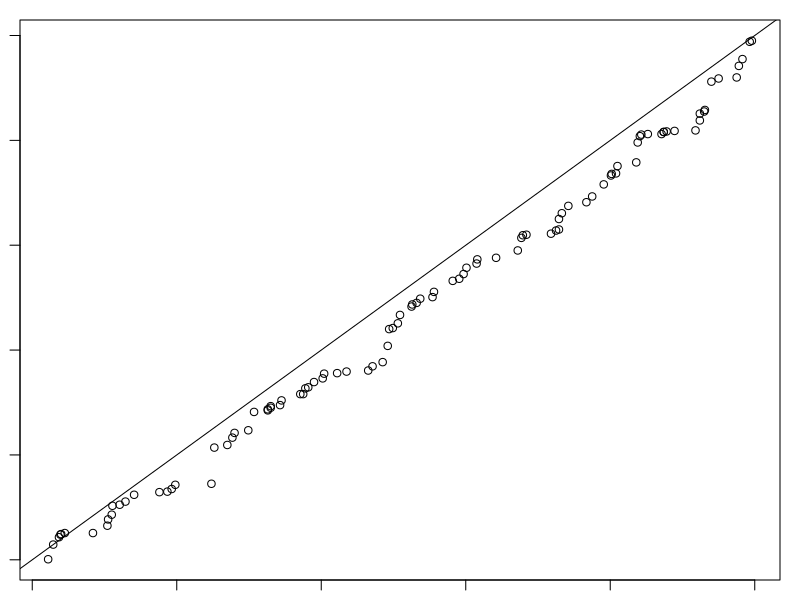
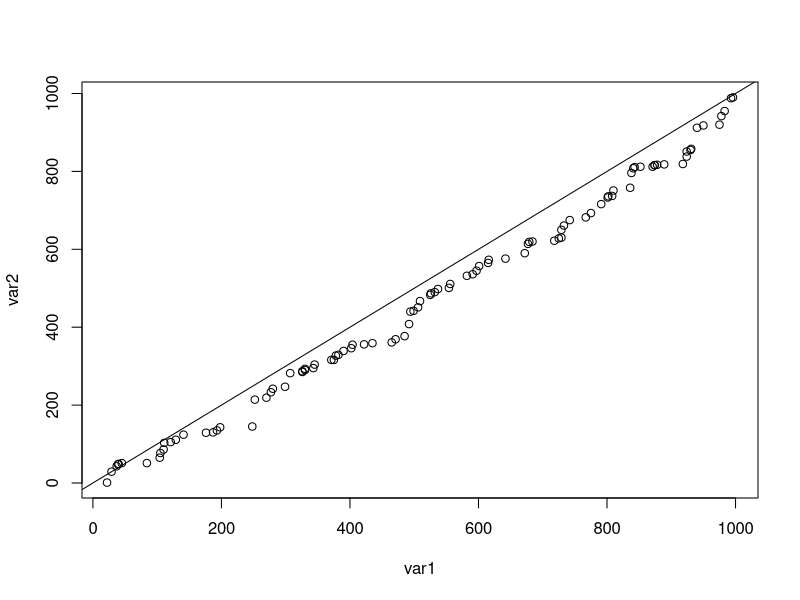

The R source for these figures, in order:
#qqplot
#quantile is a "line" which divides the datapoints into equally sized groups
#for example percentiles are quantiles which divide the data into 100 equally sized groups
#built in qq plot for comparing quantiles of two variables
setwd('../statistics/results/')
set.seed(1)
population<-seq(1,1000,1)
var_a<-sample(population,size=100,replace=TRUE)
var_b<-sample(population,size=100,replace=TRUE)
png(file='qqplot_built_in.png')
par(mar=c(1, 1, 1, 1))
qqplot(var_a,var_b)
abline(0,1)
dev.off()

#diy qqplot for comparing quantiles of two variables
#sort the variables and then plot them
var1<-sort(var_a,decreasing=FALSE)
var2<-sort(var_b,decreasing=FALSE)
png(file='qqplot_diy.png')
plot(var1,var2)
abline(0,1)
dev.off()

#it is also possible to compare the quantiles of a known distribution with our samples
#to do that first we have to generate a vector which is distributed in a way we like it to be
var_a
